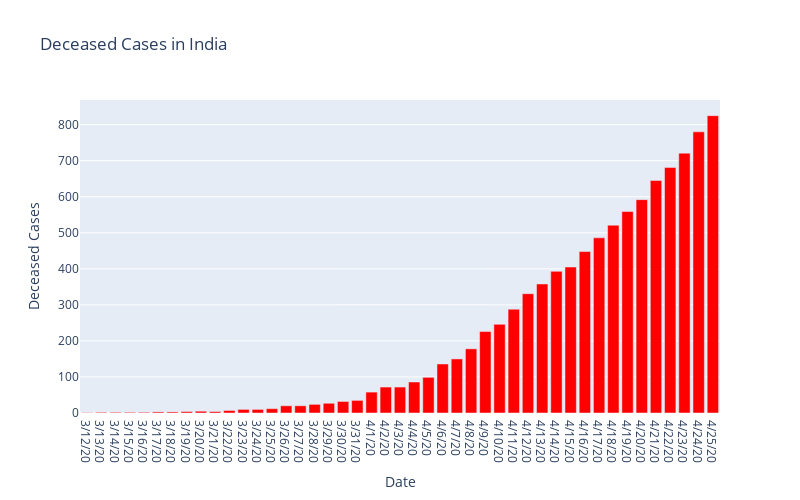

Notebook cell for this chart:
### Code cell
px.bar(
    Data.tail(45),
    x = "Date",
    y = "Deceased Cases",
    title= "Deceased Cases in India", # the axis names
    color_discrete_sequence=["red"], 
    height=500,
    width=800
)

### Figure 1 — Plotly figure (JSON) as saved in the notebook; plotly's stock layout.template omitted (floating-point values rounded to 4 significant figures)
{"data": [{"alignmentgroup": "True", "hovertemplate": "Date=%{x}<br>Deceased Cases=%{y}<extra></extra>", "legendgroup": "", "marker": {"color": "red"}, "name": "", "offsetgroup": "", "orientation": "v", "showlegend": false, "textposition": "auto", "type": "bar", "x": ["3/12/20", "3/13/20", "3/14/20", "3/15/20", "3/16/20", "3/17/20", "3/18/20", "3/19/20", "3/20/20", "3/21/20", "3/22/20", "3/23/20", "3/24/20", "3/25/20", "3/26/20", "3/27/20", "3/28/20", "3/29/20", "3/30/20", "3/31/20", "4/1/20", "4/2/20", "4/3/20", "4/4/20", "4/5/20", "4/6/20", "4/7/20", "4/8/20", "4/9/20", "4/10/20", "4/11/20", "4/12/20", "4/13/20", "4/14/20", "4/15/20", "4/16/20", "4/17/20", "4/18/20", "4/19/20", "4/20/20", "4/21/20", "4/22/20", "4/23/20", "4/24/20", "4/25/20"], "xaxis": "x", "y": [1, 2, 2, 2, 2, 3, 3, 4, 5, 4, 7, 10, 10, 12, 20, 20, 24, 27, 32, 35, 58, 72, 72, 86, 99, 136, 150, 178, 226, 246, 288, 331, 358, 393, 405, 448, 486, 521, 559, 592, 645, 681, 721, 780, 825], "yaxis": "y"}], "layout": {"barmode": "relative", "height": 500, "legend": {"tracegroupgap": 0}, "title": {"text": "Deceased Cases in India"}, "width": 800, "xaxis": {"anchor": "y", "domain": [0, 1], "title": {"text": "Date"}}, "yaxis": {"anchor": "x", "domain": [0, 1], "title": {"text": "Deceased Cases"}}}}
